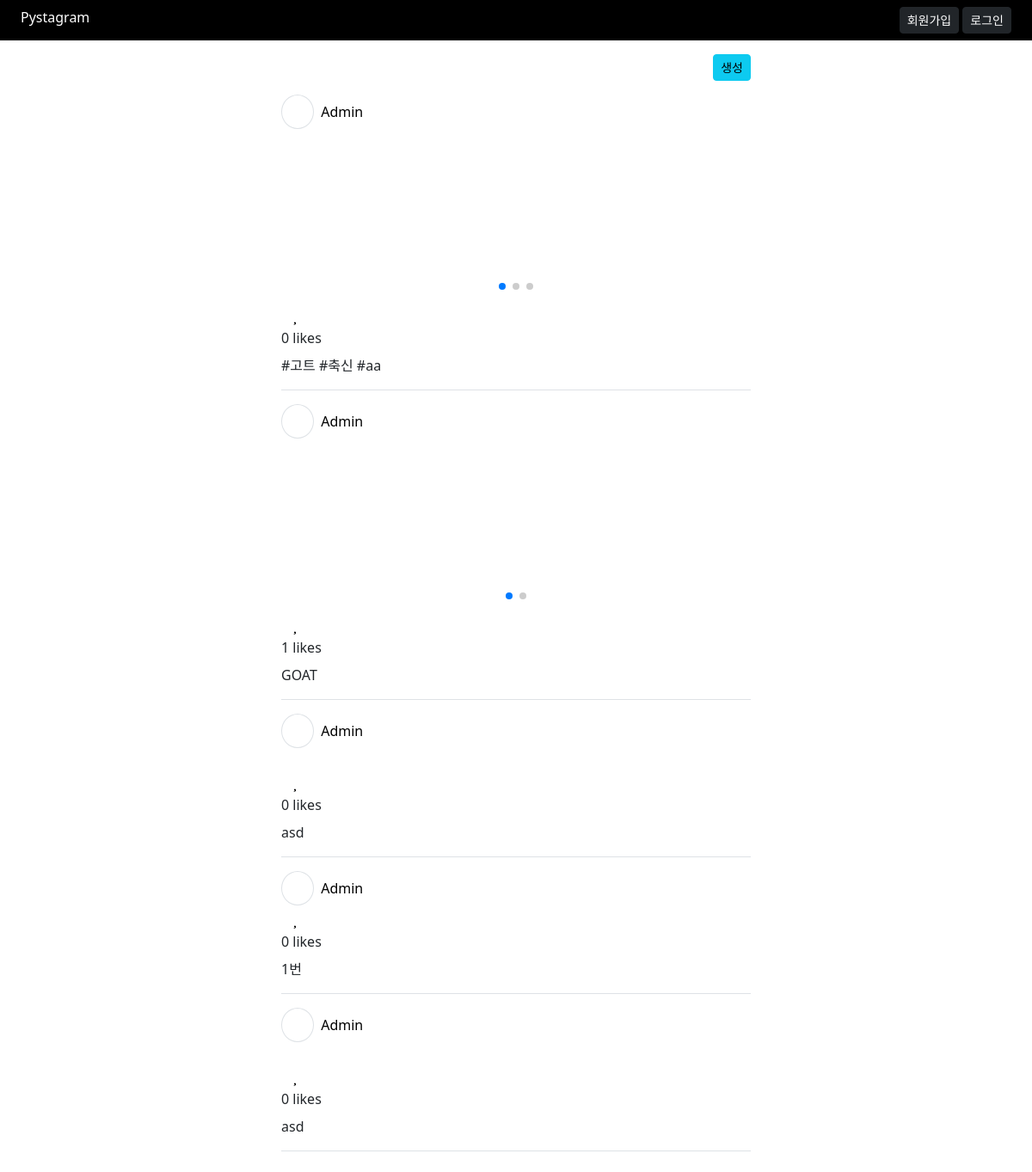
The page / on the database its author committed.
### post/models.py (models this page shows, shortened)
class Post(TimestampModel):
    content = models.TextField("본문")
    user = models.ForeignKey(User, on_delete=models.CASCADE)
    class Meta:
        verbose_name = "포스트"
        verbose_name_plural = "포스트 목록"

### member/models.py (models this page shows, shortened)
class User(AbstractUser):
    email = models.EmailField(
        verbose_name="email",
        unique=True,
    )
    is_active = models.BooleanField(default=False)
    is_admin = models.BooleanField(default=False)
    nickname = models.CharField("nickname", max_length=20, unique=True)
    following = models.ManyToManyField(
        "self",
        symmetrical=False,
        related_name="followers",
        through="UserFollowing",
        through_fields=("from_user", "to_user"),
    )
    objects = UserManager()
    USERNAME_FIELD = "email"
    EMAIL_FIELD = "email"
    REQUIRED_FIELDS = []
    class Meta:
        verbose_name = "유저"
        verbose_name_plural = f"{verbose_name} 목록"

### post/views.py (the view)
# urls.py: path("", post_views.PostListView.as_view(), name="main"),
class PostListView(ListView):
    queryset = (
        Post.objects.all()
        .select_related("user")
        .prefetch_related("images", "comments", "likes")
    )
    template_name = "post/list.html"
    paginate_by = 5
    ordering = [
        "-created_at",
    ]
    def get_context_data(self, *args, **kwargs):
        data = super().get_context_data(*args, **kwargs)
        data["comment_form"] = CommentForm()
        return data

### post/templatetags/custom_tag.py (called while the page is built)
@register.simple_tag()
def add_like_class(user, likes):
    for like_object in likes:
        if like_object.user == user:
            return "text-danger"
    return ""

### templates/post/list.html (shortened to what this page needs)
{% extends 'base.html' %}
{% load static %}
{% load custom_tag %}
{% block style %}
  <link rel="stylesheet" href="https://cdn.jsdelivr.net/npm/swiper@11/swiper-bundle.min.css"/>
{% endblock %}
{% block content %}
  <div class="row">
    <div class="text-end col-10 offset-1 col-lg-6 offset-lg-3">
      <a class="btn btn-sm btn-info" href="{% url 'create' %}">생성</a>
    </div>
    <div class="col-10 offset-1 col-lg-6 offset-lg-3 infinite-container">
      {% for post in object_list %}
        <div class="border-bottom my-4 pb-2 infinite-item">
          <div class="mb-2">
            <span class="p-2 border rounded-circle me-2">
              <i class="fa-solid fa-user" style="width: 16px; padding-left: 3px;"></i>
            </span>
            <a href="{% url 'profile:detail' post.user.nickname %}" class="text-decoration-none text-black">
              {{ post.user.nickname }}
            </a>
          </div>
          <div class="swiper" style="max-height: 500px;">
            <div class="border-1 swiper-wrapper">
              {% for post_image in post.images.all %}
                <div class="swiper-slide">
                </div>
              {% endfor %}
            </div>
            <div class="swiper-pagination"></div>
          </div>
          <div class="mt-1">
            <button class="border-0 bg-transparent rounded-3 like-btn{% add_like_class request.user post.likes.all %}" data-post-pk="{{ post.pk }}">
              <i class="fa-regular fa-heart"></i>
            </button>
            <button class="add-comment border-0 bg-transparent rounded-3">
              <i class="fa-regular fa-comment"></i>
            </button>
          </div>
          <div>
            {{ post.likes.count }} likes
          </div>
          <div class="my-2">
            {{ post.content | linebreaksbr }}
          </div>
        </div>
      {% endfor %}
    </div>
  </div>
{% endblock %}

### templates/base.html (shortened to what this page needs)
{% load static %}
<!DOCTYPE html>
<html lang="en">
<head>
    <link rel="stylesheet" href="{% static 'css/bootstrap.css' %}">
    <link href="{% static 'font-awesome/css/fontawesome.css' %}" rel="stylesheet" />
    <link href="{% static 'font-awesome/css/brands.css' %}" rel="stylesheet" />
    <link href="{% static 'font-awesome/css/solid.css' %}" rel="stylesheet" />
    <link href="{% static 'css/style.css' %}" rel="stylesheet" />
    {% block style %}{% endblock %}
</head>
<body>
<nav class="d-flex justify-content-between py-2 px-4 bg-black text-white">
  <div>
    <a href="{% url 'main' %}" class="text-decoration-none text-white">Pystagram</a>
  </div>
  <div>
    <a href="{% url 'search' %}">
      <i class="fa-solid fa-magnifying-glass text-white"></i>
    </a>
  </div>
  <div class="text-end">
    {% if request.user.is_authenticated %}
      {{ request.user.nickname }}
      <form action="{% url 'logout' %}" method="post" class="d-inline ms-2">
        {% csrf_token %}
        <button class="btn btn-dark btn-sm">로그아웃</button>
      </form>
    {% else %}
      <a class="btn btn-dark btn-sm" href="{% url 'signup' %}">회원가입</a>
      <a class="btn btn-dark btn-sm" href="{% url 'login' %}">로그인</a>
    {% endif %}
  </div>
</nav>
<div class="container pt-3">
    {% block content %}{% endblock %}
</div>
</body>
</html>

### rows shown on the page
Post: user.nickname "Admin", likes.count "0", content "#고트 #축신 #aa"
Post: user.nickname "Admin", likes.count "1", content "GOAT"
Post: user.nickname "Admin", likes.count "0", content "asd"
Post: user.nickname "Admin", likes.count "0", content "1번"
Post: user.nickname "Admin", likes.count "0", content "asd"
